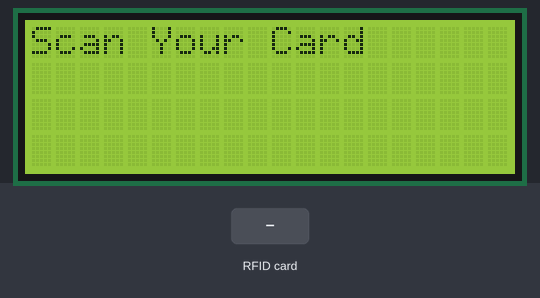
Recording of a sketch running on a simulated ESP8266 (NodeMCU). Shown: 20×4 character LCD. The inputs (shaded band) are chosen by the test bench. WiFi joins after 1.5 s; servers stay silent unless stated; uploads are accepted with an empty reply; what the sketch prints to the serial monitor is not drawn.

Above: at 2.8 s.
2.9 s: RFID card 12 34 56 78 held to the reader
At 4.3 s:
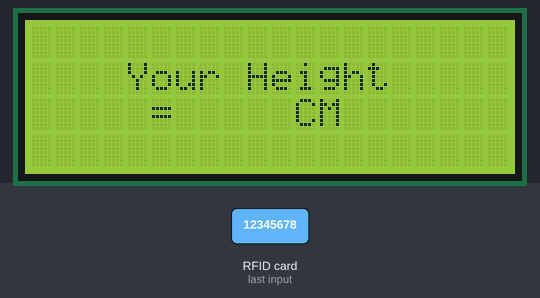
4.9 s: RFID card 5E 7A 19 C4 held to the reader
At 5.3 s:
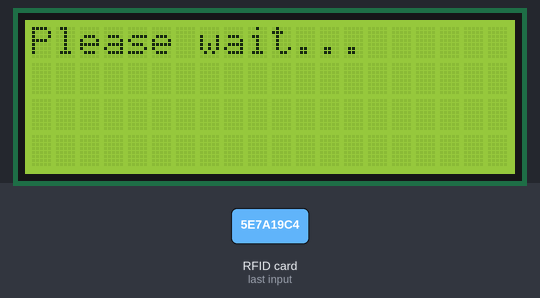
Timing chart, 0 to 7.9 s (numbered marks = the images above; inputs shaded):
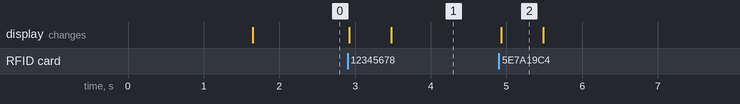

Measured:
- after the input at 2.9 s, the display: first changes at once (image 1 shows a later state)
- after the input at 4.9 s, the display: changes at once (image 2)
- what the display in image 2 shows lasts 0.6 s, from 4.9 s to 5.5 s

The sketch:

Excel_test.ino
```cpp
#include <SPI.h>
#include <MFRC522.h>
#include <ESP8266WiFi.h>
#include <WiFiClientSecure.h>
#include <LiquidCrystal_I2C.h>
WiFiClientSecure client;
LiquidCrystal_I2C lcd(0x27, 20, 4);
#define SS_PIN D4
#define RST_PIN D3    // Configurable, see typical pin layout above


//***********Variable to change*******************
const int trigPin = D8;
const int echoPin = D0;
long duration;
int distanceCm;
int Height;
const int x = 200;
void check();
void LcdClearAndPrint(String text);
void HandleDataFromGoogle(String data);

//***********Variable to change*******************


MFRC522 mfrc522(SS_PIN, RST_PIN);  // Create MFRC522 instance
const char* host = "script.google.com";
const int httpsPort = 443;
const char* fingerprint  = "46 B2 C3 44 9C 59 09 8B 01 B6 F8 BD 4C FB 00 74 91 2F EF F6"; // for https


//***********Things to change*******************
const char* ssid = "Gggg";
const char* password = "12345678";
String GOOGLE_SCRIPT_ID = "AKfycbzdbgBfrC8QbECLqJDmHg5cKvcKbMX0AyFbbS7bNHTsG-amJ4IlR_jbOoQ1_DG9x_e4"; // Replace by your GAS service id
const String unitName = "RFIDreader"; // any name without spaces and special characters
//***********Things to change*******************


void setup() {
  Serial.begin(115200);
  pinMode(trigPin, OUTPUT);
  pinMode(echoPin, INPUT);
  lcd.begin(); // Init with pin default ESP8266 or ARDUINO
  // lcd.begin(0, 2); //ESP8266-01 I2C with pin 0-SDA 2-SCL
  // Turn on the blacklight and print a message.
  lcd.backlight();
  LcdClearAndPrint("Loading");

  WiFi.mode(WIFI_STA);
  WiFi.begin(ssid, password);

  Serial.println("Started");
  Serial.print("Connecting");
  while (WiFi.status() != WL_CONNECTED) {
    delay(500);
    Serial.print(".");
  }

  // Initialize serial communications with the PC
  while (!Serial);    // Do nothing if no serial port is opened (added for Arduinos based on ATMEGA32U4)
  SPI.begin();      // Init SPI bus
  mfrc522.PCD_Init();   // Init MFRC522
  delay(4);       // Optional delay. Some board do need more time after init to be ready, see Readme
  mfrc522.PCD_DumpVersionToSerial();  // Show details of PCD - MFRC522 Card Reader details
  Serial.println(F("Scan PICC to see UID, SAK, type, and data blocks..."));
  LcdClearAndPrint("Scan Your Card");
}
byte readCard[4];


void loop() {
  if (!mfrc522.PICC_IsNewCardPresent()) {
    return;
  }

  // Select one of the cards
  // Reset the loop if no new card present on the sensor/reader. This saves the entire process when idle.
  if (!mfrc522.PICC_ReadCardSerial()) {
    return;
  }
  Serial.println(F("Scanned PICC's UID:"));
  String uid = "";
  for (uint8_t i = 0; i < 4; i++) {  //
    readCard[i] = mfrc522.uid.uidByte[i];
    Serial.print(readCard[i], HEX);
    uid += String(readCard[i], HEX);
  }
  Serial.println("");


  LcdClearAndPrint("Please wait...");
  String data = sendData("id=" + unitName + "&uid=" + uid, NULL);
  lcd.clear();
  HandleDataFromGoogle(data);
  mfrc522.PICC_HaltA();
}


String sendData(String params, char* domain) {
  //google scripts requires two get requests

  bool needRedir = false;
  if (domain == NULL)
  {
    domain = (char*)host;
    needRedir = true;
    params = "/macros/s/" + GOOGLE_SCRIPT_ID + "/exec?" + params;
  }
  Serial.println(*domain);
  String result = "";
  client.setInsecure();
  Serial.print("connecting to ");
  Serial.println(host);

  if (!client.connect(host, httpsPort)) {
    Serial.println("connection failed");
    return "";
  }

  if (client.verify(fingerprint, domain)) {
  }

  Serial.print("requesting URL: ");
  Serial.println(params);

  client.print(String("GET ") + params + " HTTP/1.1\r\n" +
               "Host: " + domain + "\r\n" +
               "Connection: close\r\n\r\n");

  Serial.println("request sent");
  while (client.connected()) {

    String line = client.readStringUntil('\n');
    //Serial.println(line);
    if (needRedir) {

      int ind = line.indexOf("/macros/echo?user");
      if (ind > 0)
      {
        Serial.println(line);
        line = line.substring(ind);
        ind = line.lastIndexOf("\r");
        line = line.substring(0, ind);
        Serial.println(line);
        result = line;
      }
    }

    if (line == "\r") {
      Serial.println("headers received");
      break;
    }
  }
  while (client.available()) {
    String line = client.readStringUntil('\n');
    if (!needRedir)
      if (line.length() > 6)
        result = line;
    //Serial.println(line);

  }
  if (needRedir)
    return sendData(result, "script.googleusercontent.com");
  else return result;


}
void LcdClearAndPrint(String text)
{
  lcd.clear();
  lcd.setCursor(0, 0);
  lcd.print(text);
}
void HandleDataFromGoogle(String data)
{
  int ind = data.indexOf(":");
  int nextInd = data.indexOf(":", ind + 1);
  String access = data.substring(0, ind);
  String name = data.substring(ind + 1, nextInd);
  String text = data.substring(nextInd + 1, data.length());

  Serial.println(name);
  LcdClearAndPrint(name);
  lcd.setCursor(8, 0);
  lcd.print(text);
  lcd.setCursor(4, 1);
  lcd.print("Your Height");
  lcd.setCursor(5, 2);
  lcd.print("=");
  lcd.setCursor(10, 2);
  lcd.print(" CM");

  if (access == "-1")
  {
    lcd.print(" " + String("denied"));

  }
  else if (access == "any")
  {
    for (int i = 0; i <= 3; i++)
    {
      check();
      delay(1000);

    }
    lcd.setCursor(7, 2);
    lcd.print(Height);
    delay(7000);

    LcdClearAndPrint("Scan your Card");

    //  lcd.setCursor(5, 0); // Sets the location at which subsequent text written to the LCD will be displayed
    //  lcd.print("Your Height");
    //  lcd.setCursor(7, 1);
    //  lcd.print(Result);

    Serial.println(data);
  }
}
void check()
{
  digitalWrite(trigPin, LOW);
  delayMicroseconds(2);
  digitalWrite(trigPin, HIGH);
  delayMicroseconds(10);
  digitalWrite(trigPin, LOW);

  duration = pulseIn(echoPin, HIGH);
  distanceCm = duration * 0.034 / 2;
  Height = (x - distanceCm);
  Serial.println(Height);
}
```
